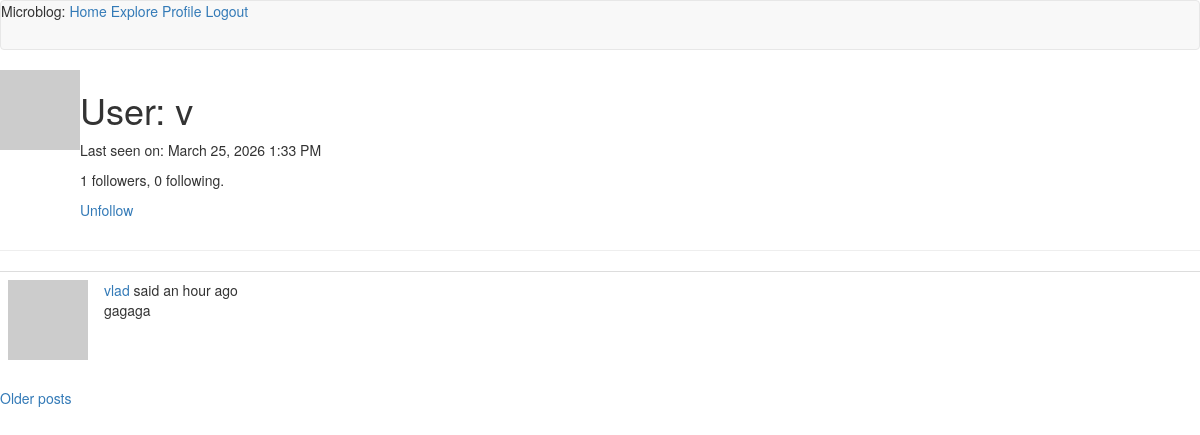
/user/v (signed in), run on the app's committed database.
### app/models.py (models this page shows, shortened)
class User(UserMixin, db.Model):
    id = db.Column(db.Integer, primary_key=True)
    username = db.Column(db.String(64), index=True, unique=True)
    email = db.Column(db.String(120), index=True, unique=True)
    password_hash = db.Column(db.String(128))
    posts = db.relationship('Post', backref='author', lazy='dynamic')
    about_me = db.Column(db.String(140))
    last_seen = db.Column(db.DateTime, default=datetime.utcnow)
    followed = db.relationship(
        'User', secondary=followers,
        primaryjoin=(followers.c.follower_id == id),
        secondaryjoin=(followers.c.followed_id == id),
        backref=db.backref('followers', lazy='dynamic'), lazy='dynamic')
    def is_following(self, user):
        return self.followed.filter(
            followers.c.followed_id == user.id).count() > 0
    def followed_posts(self):
        followed = Post.query.join(
            followers, (followers.c.followed_id == Post.user_id)).filter(
                followers.c.follower_id == self.id)
        own = Post.query.filter_by(user_id=self.id)
        return followed.union(own).order_by(Post.timestamp.desc())
    def avatar(self, size):
        digest = md5(self.email.lower().encode('utf-8')).hexdigest()
        return 'https://www.gravatar.com/avatar/{}?d=identicon&s={}'.format(digest, size)

class Post(db.Model):
    id = db.Column(db.Integer, primary_key=True)
    body = db.Column(db.String(140))
    timestamp = db.Column(db.DateTime, index=True, default=datetime.utcnow)
    user_id = db.Column(db.Integer, db.ForeignKey('user.id'))
    language = db.Column(db.String(5))

### app/auth/routes.py (the view)
@app.route('/user/<username>')
@login_required
def user(username):
    user = User.query.filter_by(username=username).first_or_404()
    page = request.args.get('page', 1, type=int)
    posts = current_user.followed_posts().paginate(
        page=page, per_page=app.config['POSTS_PER_PAGE'], error_out=False)
    next_url = url_for('user', username=user.username, page=posts.next_num) \
        if posts.has_next else None
    prev_url = url_for('user', username=user.username, page=posts.prev_num) \
        if posts.has_prev else None
    return render_template('user.html', user=user, posts=posts.items,
                           next_url=next_url, prev_url=prev_url)

### app/auth/routes.py (called while the page is built)
@app.before_request
def before_request():
    if current_user.is_authenticated:
        current_user.last_seen = datetime.utcnow()
        db.session.commit()

### app/models.py (called while the page is built)
@login.user_loader
def load_user(id):
    return User.query.get(int(id))

### app/templates/user.html (shortened to what this page needs)
{% extends "base.html" %}
{% block content %}
    <table>
        <tr valign="top">
            <td><img src="{{ user.avatar(128) }}"></td>
            <td>
                <h1>User: {{ user.username }}</h1>
                {% if user.last_seen %}<p>Last seen on: {{ moment(user.last_seen).format('LLL') }}</p>{% endif %}
                <p>{{ user.followers.count() }} followers, {{ user.followed.count() }} following.</p>
                {% if user == current_user %}
                    <p><a href="{{ url_for('edit_profile') }}">Edit your profile</a></p>
                {% elif not current_user.is_following(user) %}
                    <p><a href="{{ url_for('follow', username=user.username) }}">Follow</a></p>
                {% else %}
                <p><a href="{{ url_for('unfollow', username=user.username) }}">Unfollow</a></p>
                {% endif %}
            </td>
        </tr>
    </table>
    <hr>
    {% for post in posts %}
        {% include '_post.html' %}
    {% endfor %}
    {% if next_url %}
        <a href="{{ next_url }}">Older posts</a>
    {% endif %}
{% endblock %}

### app/templates/_post.html (shortened to what this page needs)
<table class="table table-hover">
    <tr>
        <td width="70px">
            <a href="{{ url_for('user', username=post.author.username) }}">
                <img src="{{ post.author.avatar(70) }}" />
            </a>
        </td>
        <td>
            {{ _('%(username)s said %(when)s',
                username=user_link,
            when=moment(post.timestamp).fromNow()) }}
            <br> {{ post.body }}
        </td>
    </tr>
</table>

### data on the page
User: username "v", last_seen "March 25, 2026 1:33 PM"
Post: body "gagaga"

### other printed values
{{ user.followers.count() }} "1"
{{ user.followed.count() }} "0"
